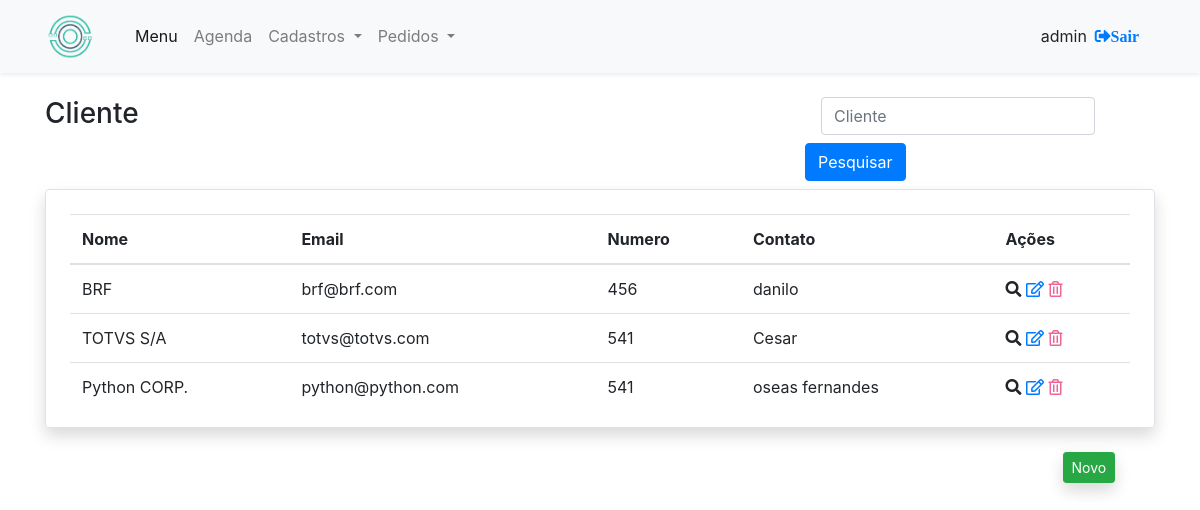
Screenshot of /home/cliente/ (signed in) with the database file from the repository.
### home/models.py (models this page shows, shortened)
class Cliente(models.Model):
    nome = models.CharField(max_length=30)
    cnpj = models.IntegerField()
    inscricaoestadual = models.IntegerField()
    email = models.EmailField()
    site = models.CharField(max_length=50)
    cep = models.IntegerField()
    endereco = models.CharField(max_length=100)
    numero = models.IntegerField()
    bairro = models.CharField(max_length=20)
    telefone = models.IntegerField()
    contato = models.ForeignKey(Contato, null=True, blank=True, on_delete=models.CASCADE)

class Contato(models.Model):
    nome = models.CharField(max_length=35)
    email = models.EmailField(null=True)
    site = models.CharField(max_length=40, null=True)
    celular = models.IntegerField()
    telefone1 = models.IntegerField(null=True)
    telefone2 = models.IntegerField(null=True)
    foto = models.ImageField(upload_to='clients_photos', null=True, blank=True)
    def __str__(self):
        return self.nome

### home/views.py (the view)
# urls.py: path('cliente/', cliente_list, name='cliente_list'),
@login_required
def cliente_list(request):
    busca = request.GET.get('pesquisa', None)
    if busca:
        cliente = Cliente.objects.all()
        cliente = cliente.filter(nome__icontains=busca)
    else:
        cliente = Cliente.objects.all()
    return render(request, 'cliente_list.html', {'cliente': cliente})

### home/templates/cliente_list.html
{% extends 'base.html' %}
{% load bootstrap %}
{% block main %}
    <main class="container">
        <section class="mt-4">
            <div class="row">
                <div class="col-md-8">
                    <h3>Cliente</h3>
                </div>
                <div class="col-md-4">
                    <form class="form-inline">
                      <div class="form-group mx-sm-3 mb-2">
                        <input type="text" class="form-control" name="pesquisa" id="inputPassword2" placeholder="Cliente">
                      </div>
                      <button type="submit" class="btn btn-primary mb-2">Pesquisar</button>
                    </form>
                </div>
            </div>
            <article class="rounded border shadow pt-4 pr-4 pl-4 table-responsive-lg">
                <table class="table table-hover table-lg">
                    <thead>
                        <tr>
                            <th>
                                Nome
                            </th>
                            <th>
                                Email
                            </th>
                            <th>
                                Numero
                            </th>
                            <th>
                                Contato
                            </th>
                            <th>
                                Ações
                            </th>
                        </tr>
                    </thead>
                    <tbody>
                    {% for cliente in cliente %}
                        <tr>
                            <td>
                                {{ cliente.nome }}
                            </td>
                            <td>
                                {{ cliente.email }}
                            </td>
                            <td>
                                {{ cliente.numero }}
                            </td>
                            <td>
                                {{ cliente.contato }}
                            </td>
                            <td>
                                <a>
                                    <i class="fas fa-search"></i>
                                </a>
                                <a href="{% url 'cliente_altera' cliente.id %}">
                                    <i class="far fa-edit"></i>
                                </a>
                                <a href="{% url 'cliente_deleta' cliente.id %}">
                                    <i class=" far fa-trash-alt" style="color: #f06595;"></i>
                                </a>
                            </td>
                        </tr>
                    {% endfor %}
                    </tbody>
                </table>
            </article>
            <div class="mt-4 offset-md-11 ">
                <a class="btn btn-sm btn-success shadow" href="{% url 'cliente_novo' %}">Novo</a>
            </div>
        </section>
    </main>
{% endblock %}

### templates/base.html (shortened to what this page needs)
{% load static %}
<!doctype html>
<html lang="pt">
    <head>
        <link rel="stylesheet" href="https://use.fontawesome.com/releases/v5.2.0/css/all.css">
        <link rel="stylesheet" href="{% static 'css/bootstrap.css' %}">
        <link rel="stylesheet" href="{% static 'css/auto.css' %}">
        <link rel="stylesheet" href="{% static 'css/agenda-default.css' %}">
        <link rel="stylesheet" href="{% static 'css/fullcalendar.min.css' %}">
        <link rel="stylesheet" href="{% static 'css/fullcalendar.print.min.css' %}"  media='print' />
    </head>
    <body>
        <header>
            <nav class="navbar navbar-expand-lg navbar-light bg-light shadow-sm">
              <div class="container">
                    <a class="navbar-brand" href="{% url 'home' %}">
                        <img class="" src="{% static 'media/icon.png' %}" width="50px" alt="logo" >
                    </a>
                  <div class="collapse navbar-collapse" id="navbarNavDropdown">
                      <div class="navbar d-flex justify-content-between collapse navbar-collapse">
                          <ul class="navbar-nav ">
                              <li class="nav-item active">
                                <a class="nav-link" href="{% url 'home' %}">Menu<span class="sr-only">(current)</span></a>
                              </li>
                              <li class="nav-item">
                                <a class="nav-link" href="{% url 'agenda' %}">Agenda</a>
                              </li>
                              <li class="nav-item">
                                <a class="nav-link dropdown-toggle" href="" id="navbarDropdownMenuLink" role="button" data-toggle="dropdown" aria-haspopup="true" aria-expanded="false">
                                  Cadastros
                                </a>
                              </li>
                              <li class="nav-item dropdown">
                                <a class="nav-link dropdown-toggle" href="#" id="navbarDropdownMenuLink" role="button" data-toggle="dropdown" aria-haspopup="true" aria-expanded="false">
                                  Pedidos
                                </a>
                              </li>
                          </ul>
                          <form class="form-inline">
                              {% if user.is_authenticated %}
                                <div class="pr-2">
                                    {{ user.username }}
                                </div>
                                <a class="my-2 my-lg-0" href="/logout"><i class="fas fa-sign-out-alt">Sair</i></a>
                              {% endif %}
                          </form>
                      </div>
                  </div>
              </div>
            </nav>
        </header>
        {% block main %}
        {% endblock %}
    </body>
</html>

### rows the page displays
Cliente: nome "BRF", email "brf@brf.com", numero "456", contato "danilo"
Cliente: nome "TOTVS S/A", email "totvs@totvs.com", numero "541", contato "Cesar"
Cliente: nome "Python CORP.", email "python@python.com", numero "541", contato "oseas fernandes"

### other values shown
{{ user.username }} "admin"
